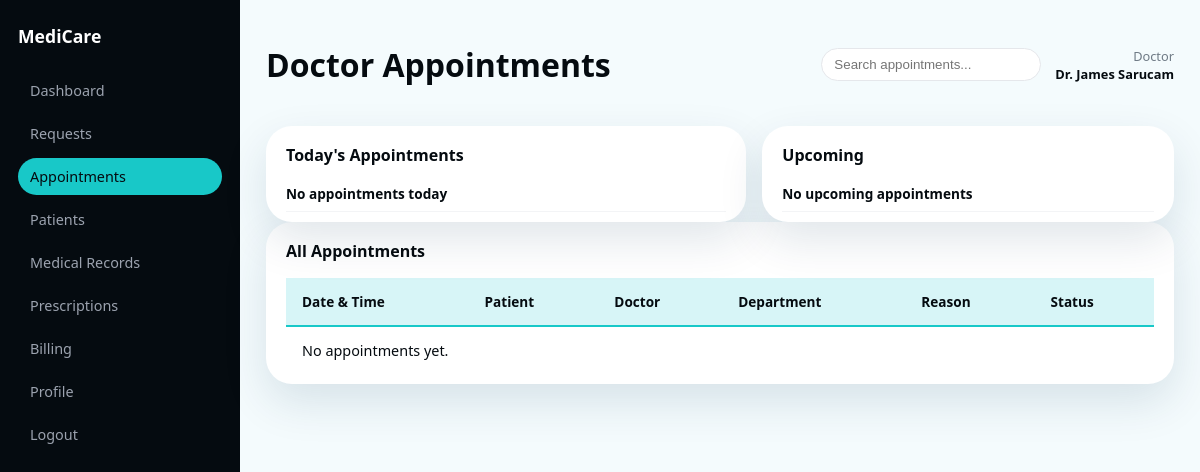
The page /medicare-clinic/index.php?page=staff-appointments (signed in) on the database as committed earlier.
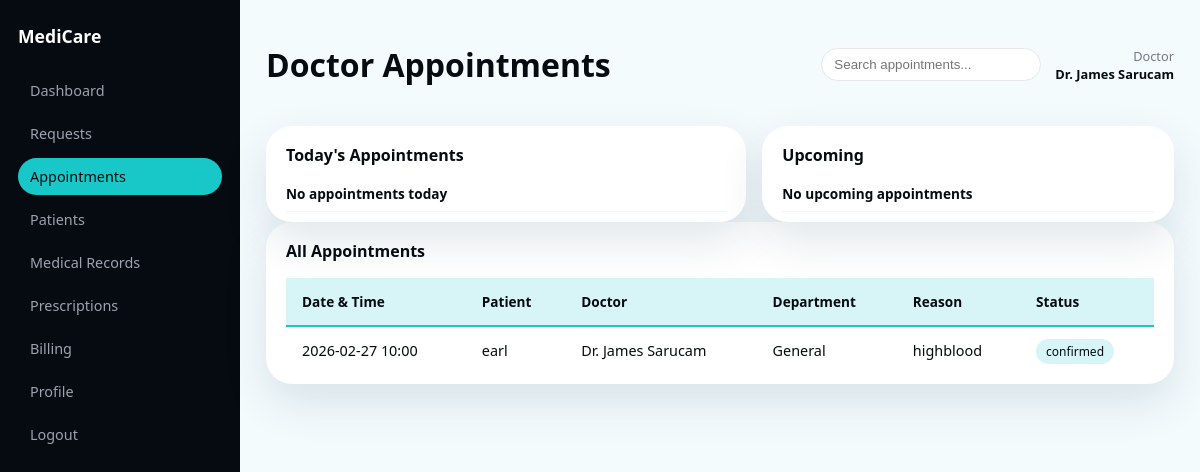
The same page on the database as committed later.
### tables this page shows
CREATE TABLE appointments (
            id INTEGER PRIMARY KEY AUTOINCREMENT,
            patient_id INTEGER NOT NULL,
            doctor_id INTEGER NOT NULL,
            appointment_date TEXT NOT NULL,
            appointment_time TEXT NOT NULL,
            reason TEXT,
            department TEXT,
            status TEXT DEFAULT 'pending',
            created_at TEXT DEFAULT CURRENT_TIMESTAMP,
            FOREIGN KEY (patient_id) REFERENCES users(id),
            FOREIGN KEY (doctor_id) REFERENCES users(id)
        );

### medicare-clinic/config/auth.php (called while the page is built, shortened)
<?php
function current_user()
{
    return $_SESSION['user'] ?? null;
}
function current_role(): ?string
{
    $user = current_user();
    return $user['role'] ?? null;
}

### medicare-clinic/app/views/staff/appointments.php (the view, shortened to what this page needs)
<?php
require __DIR__ . '/../layouts/staff_sidebar.php';
$pdo = $GLOBALS['pdo'] ?? null;
$user = current_user();
$role = ucfirst(current_role() ?? 'Staff');
$rawRole = current_role() ?? null;
$sidebar = render_staff_sidebar();
$appointments = [];
$today = date('Y-m-d');
$listFromDate = '2026-01-01';
if ($pdo) {
    if ($rawRole === 'doctor' && !empty($user['id'])) {
        $stmt = $pdo->prepare("
            SELECT a.*, u1.name as patient_name, u2.name as doctor_name
            FROM appointments a
            JOIN users u1 ON a.patient_id = u1.id
            JOIN users u2 ON a.doctor_id = u2.id
            WHERE a.doctor_id = ? AND a.appointment_date >= ?
            ORDER BY a.appointment_date, a.appointment_time
        ");
        $stmt->execute([(int) $user['id'], $listFromDate]);
        $appointments = $stmt->fetchAll(PDO::FETCH_ASSOC);
    }
}
$todayAppointments = array_filter($appointments, fn($a) => $a['appointment_date'] === $today);
$upcoming = array_filter($appointments, fn($a) => $a['appointment_date'] >= $today && !in_array($a['status'], ['cancelled', 'completed'], true));
?>
<div class="app-shell">
    <?php echo $sidebar; ?>
    <main class="main-content">
        <header class="main-header">
            <h1><?php echo $role; ?> Appointments</h1>
            <div class="header-right">
                <div class="search-bar">
                    <input type="text" placeholder="Search appointments..." />
                </div>
                <div class="user-info">
                    <span class="role"><?php echo $role; ?></span>
                    <span class="name"><?php echo htmlspecialchars($user['name'] ?? $role); ?></span>
                </div>
            </div>
        </header>
        <section class="grid-2">
            <div class="panel">
                <div class="panel-header">
                    <h3>Today's Appointments</h3>
                </div>
                <ul class="appointment-list compact">
                    <?php if (empty($todayAppointments)): ?>
                    <li><div><strong>No appointments today</strong></div></li>
                    <?php endif; ?>
                </ul>
            </div>
            <div class="panel">
                <div class="panel-header">
                    <h3>Upcoming</h3>
                </div>
                <ul class="appointment-list compact">
                    <?php if (empty($upcoming)): ?>
                    <li><div><strong>No upcoming appointments</strong></div></li>
                    <?php endif; ?>
                </ul>
            </div>
        </section>
        <section class="panel">
            <div class="panel-header">
                <h3>All Appointments</h3>
            </div>
            <table class="data-table">
                <thead>
                    <tr>
                        <th>Date & Time</th>
                        <th>Patient</th>
                        <th>Doctor</th>
                        <th>Department</th>
                        <th>Reason</th>
                        <th>Status</th>
                    </tr>
                </thead>
                <tbody>
                    <?php foreach ($appointments as $a): ?>
                    <tr>
                        <td><?php echo htmlspecialchars($a['appointment_date']); ?> <?php echo htmlspecialchars($a['appointment_time']); ?></td>
                        <td><?php echo htmlspecialchars($a['patient_name'] ?? '—'); ?></td>
                        <td><?php echo htmlspecialchars($a['doctor_name'] ?? '—'); ?></td>
                        <td><?php echo htmlspecialchars($a['department'] ?? '—'); ?></td>
                        <td><?php echo htmlspecialchars($a['reason'] ?? '—'); ?></td>
                        <td><span class="badge <?php echo $a['status'] === 'confirmed' || $a['status'] === 'completed' ? 'cyan' : ''; ?>"><?php echo htmlspecialchars($a['status']); ?></span></td>
                    </tr>
                    <?php endforeach; ?>
                    <?php if (empty($appointments)): ?>
                    <tr><td colspan="6">No appointments yet.</td></tr>
                    <?php endif; ?>
                </tbody>
            </table>
        </section>
    </main>
</div>

Rows that differ between the two databases and show on the page:
added appointments: appointment_date "2026-02-27", appointment_time "10:00", patient_name "earl", doctor_name "Dr. James Sarucam", department "General", reason "highblood", status "confirmed"
Other text that changed with them:
text no longer shown: "No appointments yet."
